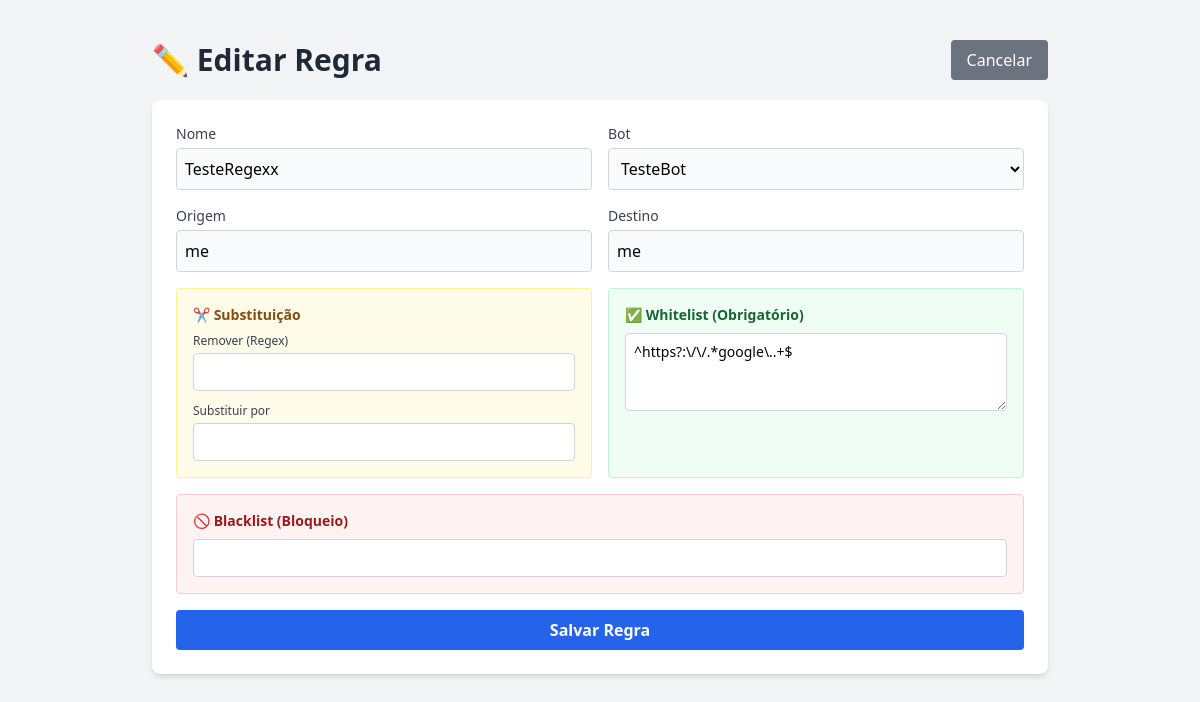
/regras/editar/3, run on the app's committed database.
### database.py (models this page shows)
class Regra(SQLModel, table=True):
    id: Optional[int] = Field(default=None, primary_key=True)
    nome: str
    origem: str
    destino: str
    filtro: Optional[str] = None
    substituto: Optional[str] = None
    bloqueios: Optional[str] = None         # Blacklist (Se tiver, NÃO envia)
    somente_se_tiver: Optional[str] = None  # Whitelist (SÓ envia se tiver) <--- NOVO
    bot_id: int = Field(foreign_key="bot.id")
    bot: Optional[Bot] = Relationship(back_populates="regras")
    ativo: bool = Field(default=True)

class Bot(SQLModel, table=True):
    id: Optional[int] = Field(default=None, primary_key=True)
    nome: str
    api_id: str
    api_hash: str
    phone: Optional[str] = None
    bot_token: Optional[str] = None
    tipo: str = Field(default="user")
    session_string: Optional[str] = None
    ativo: bool = Field(default=True)
    regras: List["Regra"] = Relationship(back_populates="bot")
    agendamentos: List["Agendamento"] = Relationship(back_populates="bot")

### app.py (the view)
@app.get("/regras/editar/{id}", response_class=HTMLResponse)
async def form_editar_regra(request: Request, id: int, session: Session = Depends(get_session)):
    regra = session.get(Regra, id)
    bots = session.exec(select(Bot)).all()
    if not regra:
        return RedirectResponse(url="/regras", status_code=303)
    return templates.TemplateResponse("editar_regra.html", {"request": request, "regra": regra, "bots": bots})

### templates/editar_regra.html (shortened to what this page needs)
<!DOCTYPE html>
<html lang="pt-br">
<head>
    <script src="https://cdn.tailwindcss.com"></script>
</head>
<body class="bg-gray-100 p-10">
    <div class="max-w-4xl mx-auto">
        <div class="mb-5 flex justify-between items-center">
            <h1 class="text-3xl font-bold text-gray-800">✏️ Editar Regra</h1>
            <a href="/regras" class="bg-gray-500 hover:bg-gray-600 text-white px-4 py-2 rounded">Cancelar</a>
        </div>
        <div class="bg-white p-6 rounded-lg shadow-md mb-8">
            <form action="/regras/editar/{{ regra.id }}" method="post" class="grid grid-cols-1 md:grid-cols-2 gap-4">
                <div>
                    <label class="block text-sm font-medium text-gray-700">Nome</label>
                    <input type="text" name="nome" value="{{ regra.nome }}" required
                           class="mt-1 block w-full rounded border-gray-300 bg-gray-50 p-2 border">
                </div>
                <div>
                    <label class="block text-sm font-medium text-gray-700">Bot</label>
                    <select name="bot_id" class="mt-1 block w-full rounded border-gray-300 bg-gray-50 p-2 border">
                        {% for bot in bots %}
                        <option value="{{ bot.id }}" {% if bot.id == regra.bot_id %}selected{% endif %}>{{ bot.nome }}</option>
                        {% endfor %}
                    </select>
                </div>
                <div>
                    <label class="block text-sm font-medium text-gray-700">Origem</label>
                    <input type="text" name="origem" value="{{ regra.origem }}" required
                           class="mt-1 block w-full rounded border-gray-300 bg-gray-50 p-2 border">
                </div>
                <div>
                    <label class="block text-sm font-medium text-gray-700">Destino</label>
                    <input type="text" name="destino" value="{{ regra.destino }}" required
                           class="mt-1 block w-full rounded border-gray-300 bg-gray-50 p-2 border">
                </div>
                <div class="col-span-1 md:col-span-2 grid grid-cols-1 md:grid-cols-2 gap-4">
                    <div class="bg-yellow-50 p-4 rounded border border-yellow-200">
                        <h3 class="text-sm font-bold text-yellow-800 mb-2">✂️ Substituição</h3>
                        <div class="space-y-3">
                            <div>
                                <label class="block text-xs font-medium text-gray-700">Remover (Regex)</label>
                                <input type="text" name="filtro" value="{{ regra.filtro or '' }}"
                                    class="mt-1 block w-full rounded border-gray-300 bg-white p-2 border text-sm">
                            </div>
                            <div>
                                <label class="block text-xs font-medium text-gray-700">Substituir por</label>
                                <input type="text" name="substituto" value="{{ regra.substituto or '' }}"
                                    class="mt-1 block w-full rounded border-gray-300 bg-white p-2 border text-sm">
                            </div>
                        </div>
                    </div>
                    <div class="bg-green-50 p-4 rounded border border-green-200">
                        <h3 class="text-sm font-bold text-green-800 mb-2">✅ Whitelist (Obrigatório)</h3>
                        <textarea name="somente_se_tiver" rows="3"
                                class="mt-1 block w-full rounded border-gray-300 bg-white p-2 border text-sm">{{ regra.somente_se_tiver or '' }}</textarea>
                    </div>
                    <div class="bg-red-50 p-4 rounded border border-red-200 md:col-span-2">
                        <h3 class="text-sm font-bold text-red-800 mb-2">🚫 Blacklist (Bloqueio)</h3>
                        <input type="text" name="bloqueios" value="{{ regra.bloqueios or '' }}"
                                class="mt-1 block w-full rounded border-gray-300 bg-white p-2 border text-sm">
                    </div>
                </div>
                <div class="md:col-span-2">
                    <button type="submit" class="w-full bg-blue-600 hover:bg-blue-700 text-white font-bold py-2 px-4 rounded">
                        Salvar Regra
                    </button>
                </div>
            </form>
        </div>
    </div>
</body>
</html>

### data on the page
Regra: nome "TesteRegexx", bot_id "TesteBot", origem "me", destino "me", somente_se_tiver "^https?:\\/\\/.*google\\..+$"
